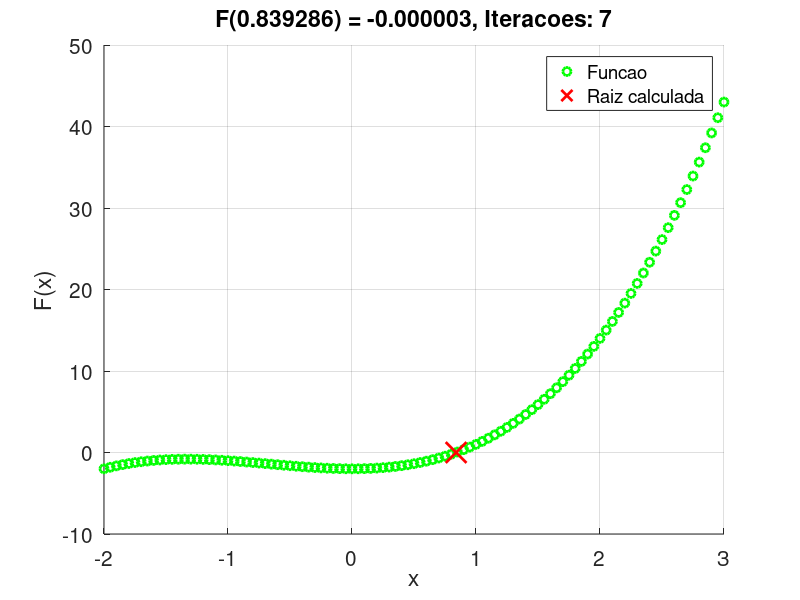
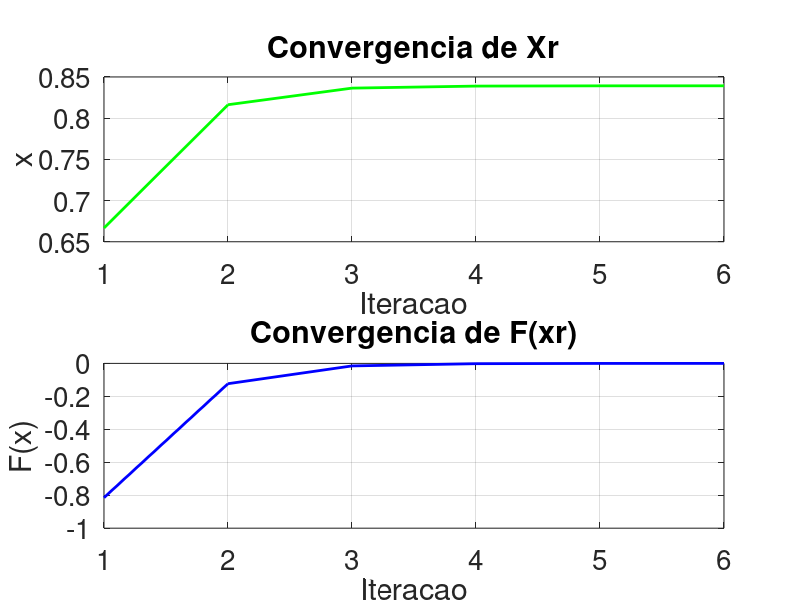

MATLAB code to generate these figures, in order:
# Daniel Vitor
# exercicio - 09

function exercicio01()
  # convenção de variaveis seguindo o apresentado em aula/slides.
  xu = 1; # interval1
  xl = 0; # interval2
   
  tolerance = 1e-5;
  
  xr0 = inf;

  vetx = zeros(1,1000);
  vety = zeros(1,1000);
  
  x = -2:0.05:3;
  y = zeros(size(x));
  
  counter = 1;
  for getValues = x
    y(counter) = functionGetRoot(getValues);
    counter++;
  endfor
  
  maxIterations = 1000;
  
  for iterations = 1:maxIterations
    # Fórmula que calcula a posição da raiz
    xr = xu - ((functionGetRoot(xu)*(xl-xu))/(functionGetRoot(xl)-functionGetRoot(xu)));
    
    if functionGetRoot(xl)*functionGetRoot(xr) > 0
      xl = xr; # Raíz na primeira metade do intervalo 
    else
      xu = xr; # Raíz na segunda metade do intervalo
    endif   
    
    plotGraph(x, y, iterations, xr);
    
    if abs(xr0 - xr) <= tolerance
      break;
    endif
    
    xr0 = xr;
    
    vetx(iterations) = xr0;
    vety(iterations) = functionGetRoot(xr0);
  end
  
  printf("F(%.6f) = %.6f, sendo necessario %d iteracoes\n", xr, functionGetRoot(xr), iterations);
  vetx = vetx(1:iterations);
  vety = vety(1:iterations);
  
  plotConvergence(vetx, vety, iterations);
end

function y = functionGetRoot(x)
  y = (x.^3)+(2.*(x.^2))-2;
end

function plotGraph(x, y, i, xr)
    figure(1)
    clf
    grid('on');
    hold('on');
    
    p1 = plot(x, y, 'linewidth', 2, 'og');
    p2 = plot(xr, functionGetRoot(xr), 'linewidth', 2, 'oxr', 'markersize', 15);
    
    hold('off');
    
    # Informações do Gráfico
    
    set(gca, 'fontsize', 15);
    title(sprintf('F(%.6f) = %.6f, Iteracoes: %d', xr, functionGetRoot(xr), i));
    xlabel('x');
    ylabel('F(x)');
    legend([p1, p2], {'Funcao', 'Raiz calculada'}, 'location', 'northeast');
    pause(0.10); # Velocidade das iteracoes
end

function plotConvergence(vetx, vety, i)
  figure(2)
  clf
  
  subplot(2, 1, 1);
  p3 = plot(1:(i-1), vetx(1:(i-1)), 'linewidth', 2, 'g');
  set(gca, 'fontsize', 20);
  grid('on');
  title("Convergencia de Xr");
  xlabel("Iteracao");
  ylabel("x");
  
  subplot(2, 1, 2);
  p4 = plot(1:(i-1), vety(1:(i-1)), 'linewidth', 2, 'color', 'b');
  set(gca, 'fontsize', 20);
  grid('on');
  title("Convergencia de F(xr)");
  xlabel("Iteracao");
  ylabel("F(x)");
end